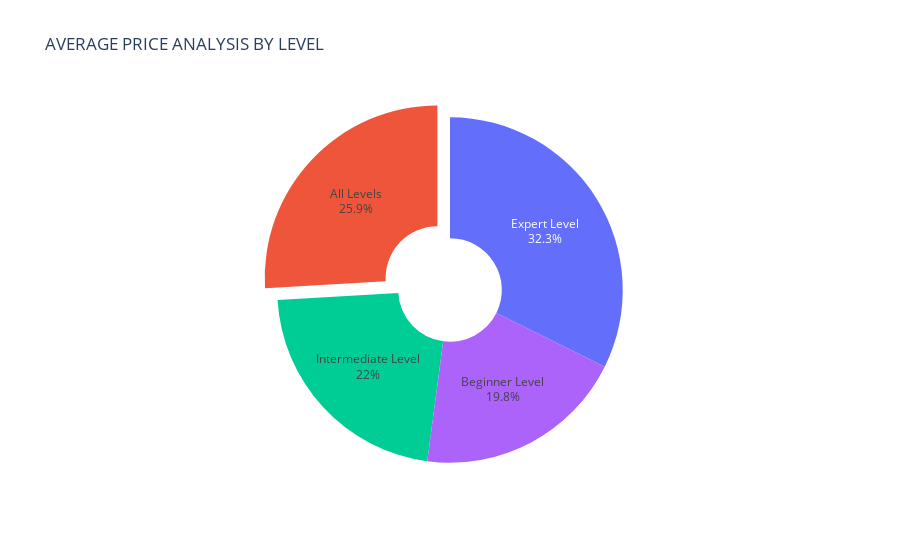

Notebook cell for this chart:
### Code cell
# Suppose 'is_paid' is the categorical column you want to group by
avg_price_by_level = data.groupby('level')["price"].mean().reset_index()

# Plotting the result as a pie chart using Plotly Express without legend
fig = px.pie(avg_price_by_level, values='price', names='level', 
             title='AVERAGE PRICE ANALYSIS BY LEVEL', 
             template='plotly', hole=0.3)

# Adjusting the layout to hide the legend
fig.update_layout(showlegend=False)

fig.update_traces(textinfo='percent+label', pull=[0.1, 0])  # Display percentage and adjust slice separation
fig.show()

### Figure 1 — Plotly figure (JSON) as saved in the notebook; plotly's stock layout.template omitted (floating-point values rounded to 4 significant figures)
{"data": [{"domain": {"x": [0, 1], "y": [0, 1]}, "hole": 0.3, "hovertemplate": "level=%{label}<br>price=%{value}<extra></extra>", "labels": ["All Levels", "Beginner Level", "Expert Level", "Intermediate Level"], "legendgroup": "", "name": "", "pull": [0.1, 0], "showlegend": true, "textinfo": "percent+label", "type": "pie", "values": [73.09, 55.74, 91.12, 61.92]}], "layout": {"legend": {"tracegroupgap": 0}, "showlegend": false, "title": {"text": "AVERAGE PRICE ANALYSIS BY LEVEL"}}}
